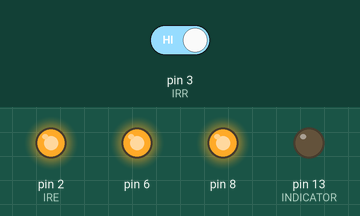
The sketch below on a simulated Arduino Uno, built with avr-gcc and run on an emulated ATmega328P. On the bench: output pins drawn as LEDs (lit = HIGH). The test bench sets the inputs (shaded band); at power-on: pin 3 (IRR) HIGH.

Above: at 6.8 s.
6.9 s: pin 3 (IRR) driven LOW
At 8.6 s:
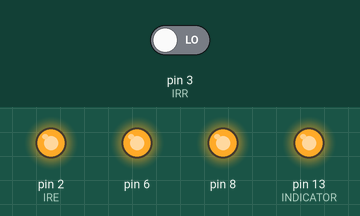
9.9 s: pin 3 (IRR) driven HIGH
At 11.3 s:
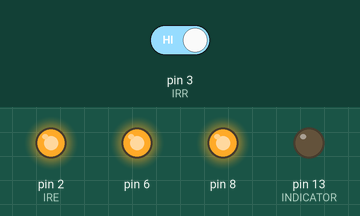
Timing chart, 0 to 12.9 s (numbered marks = the images above; inputs shaded):
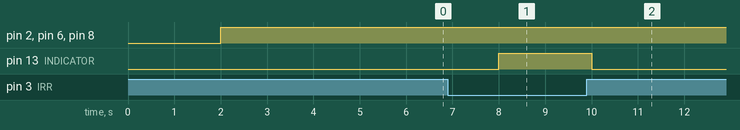

The sketch:

Blinkitonhand.ino
```cpp
int IRE = 2, IRR = 3, SEN = 0, INDICATOR = 13;
void setup() {
  pinMode(INDICATOR, OUTPUT);
  pinMode(IRE, OUTPUT);
  pinMode(6, OUTPUT);
  pinMode(8, OUTPUT);
  pinMode(IRR, INPUT);
}

void loop() {
  delay(2000);
  digitalWrite(IRE, HIGH);
  digitalWrite(6, HIGH);
  digitalWrite(8, HIGH);
  SEN = digitalRead(IRR);
  (SEN) ? (digitalWrite(INDICATOR, LOW)) : (digitalWrite(INDICATOR, HIGH));
}
```

Measured:
- after the input at 6.9 s, pin 13 (INDICATOR): LOW → HIGH after 1.1 s
- after the input at 9.9 s, pin 13 (INDICATOR): HIGH → LOW after 0.10 s
